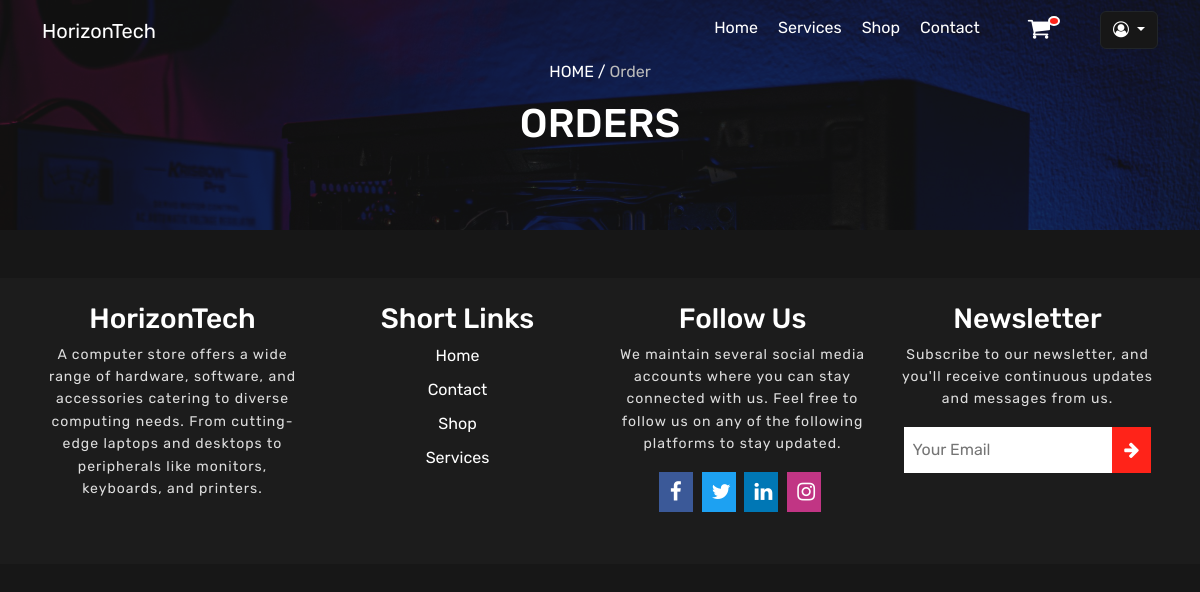
The page /orders.php (signed in) on the database as committed earlier.
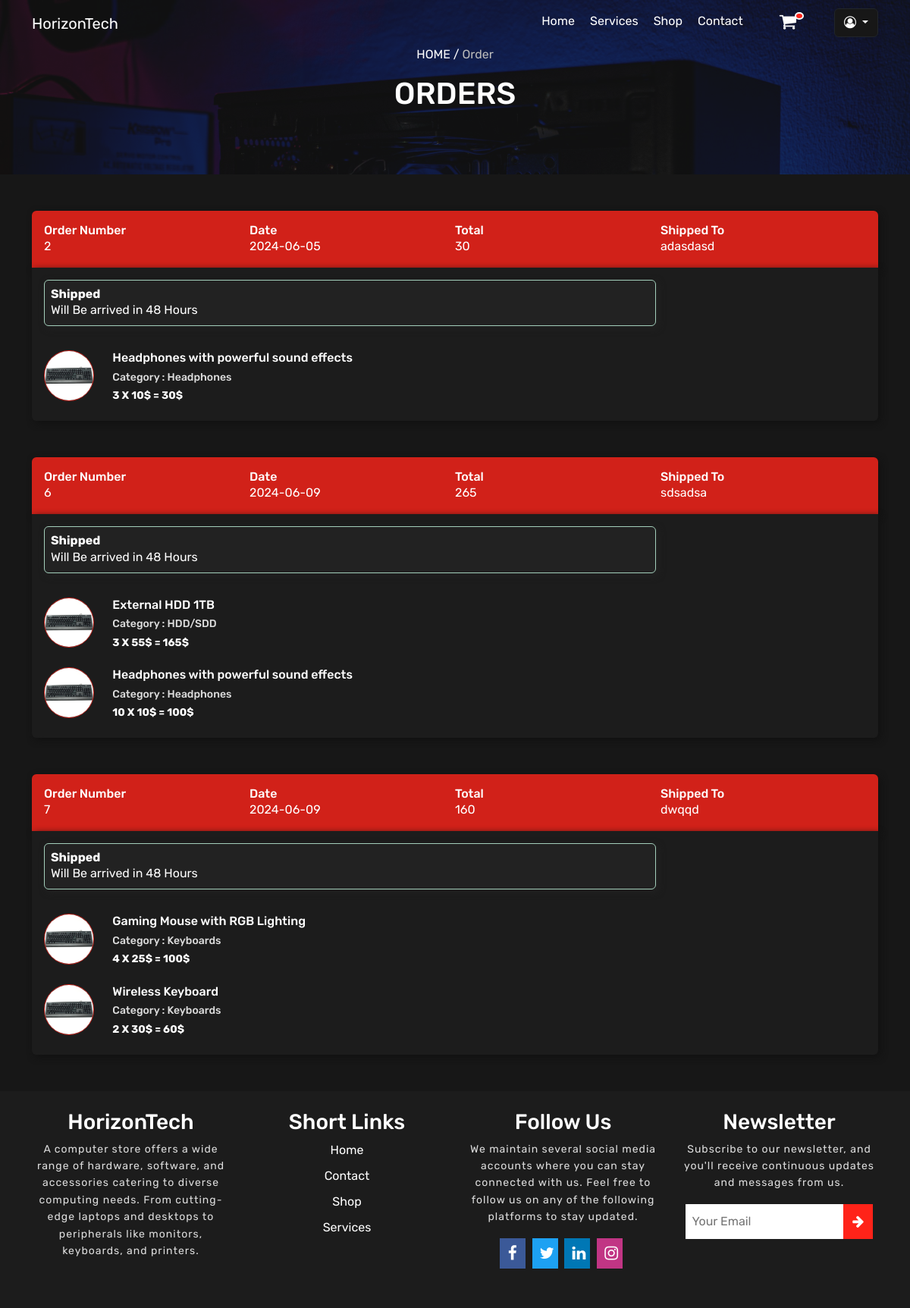
The same page on the database as committed later.
### tables this page shows
CREATE TABLE `orders` (
  `id` int(11) NOT NULL,
  `usr_id` int(11) NOT NULL,
  `is_complete` tinyint(1) NOT NULL DEFAULT 0,
  `date_order` date NOT NULL DEFAULT current_timestamp(),
  `address` varchar(255) NOT NULL
);

CREATE TABLE `order_product` (
  `id` int(11) NOT NULL,
  `order_id` int(11) NOT NULL,
  `product_id` int(11) NOT NULL,
  `quantity` int(11) NOT NULL,
  `user_id` int(11) NOT NULL
);

CREATE TABLE `product` (
  `id` int(11) NOT NULL,
  `name` varchar(255) NOT NULL,
  `price` double NOT NULL,
  `manufacturer` varchar(255) NOT NULL,
  `description` text NOT NULL,
  `cat_id` int(11) DEFAULT NULL,
  `date_added` date NOT NULL DEFAULT current_timestamp(),
  `tag` varchar(255) NOT NULL,
  `quantity` int(11) NOT NULL DEFAULT 0,
  `quantity_aval` int(11) NOT NULL DEFAULT 0
);

CREATE TABLE `category` (
  `id` int(11) NOT NULL,
  `name` varchar(255) DEFAULT NULL,
  `description` text NOT NULL
);

### php/functions/show_orders.php (called while the page is built, shortened)
<?php
function get_orders(){
    $usr_id = $_SESSION['user_id'];
    global $conn;
    $sql = "SELECT * FROM orders WHERE usr_id=$usr_id";
    $result = $conn->query($sql);
    return $result;
}
function get_price_product($id){
    global $conn;
    $sql = "SELECT * FROM product WHERE id=$id";
    $result = $conn->query($sql);
    $row = $result->fetch_assoc();
    return $row['price'];
}
function get_order_products($id){
    $sql = "SELECT * FROM order_product WHERE order_id=$id";
    global $conn;
    $result = $conn->query($sql);
    return $result;
}
function get_category_by_id($id){
    global $conn;
    $sql = "SELECT * FROM category WHERE id = $id";
    $result = $conn->query($sql);
    $row = $result->fetch_assoc();
    return $row['name'];
}
function get_product_info($id){
    global $conn;
    $sql = "SELECT * FROM product WHERE id=$id";
    $result = $conn->query($sql);
    $row = $result->fetch_assoc();
    return $row;
}

### php/functions/shop_show_products.php (called while the page is built, shortened)
<?php
    function get_images_product($id){
       $sql = "SELECT * FROM images_product WHERE product_id = $id";
       global $conn;
       $result = $conn->query($sql);
       $images = array();
       return $images;
    }

### orders.php (the view, shortened to what this page needs)
<?php
include('php/header.php');
?>
<section class="branch-wlc">
    <div>
        <p class="w-100"><a class="link-page" href="">HOME</a> / <span>Order</span></p>
        <h1 class="w-100">ORDERS </h1>
    </div>
    <div class="overlay"></div>
</section>
<div class="container orders mt-3 mt-md-5">
    <div class="row">
        <?php
        include('php/functions/show_orders.php');
        include('php/functions/shop_show_products.php');
        $result = get_orders();
        while ($row = $result->fetch_assoc()) {
            ?>
            <div class="col-12">
                <div class="list-group mb-5">
                    <div class="list-group-item p-3"
                         style="position: relative;background:var(--main-color-low-opacity);border:none;">
                        <div class="row w-100 no-gutters">
                            <div class="col-6 col-md">
                                <h6 class="text-charcoal mb-0 w-100">Order Number</h6>
                                <p href=""
                                   class="text-pebble mb-0 w-100 mb-2 mb-md-0"><?php echo $row['id']; ?></p>
                            </div>
                            <div class="col-6 col-md">
                                <h6 class="text-charcoal mb-0 w-100">Date</h6>
                                <p class="text-pebble mb-0 w-100 mb-2 mb-md-0"><?php echo $row['date_order']; ?></p>
                            </div>
                            <div class="col-6 col-md">
                                <h6 class="text-charcoal mb-0 w-100">Total</h6>
                                <p class="text-pebble mb-0 w-100 mb-2 mb-md-0">
                                    <?php
                                    $orderId = $row['id'];
                                    $result2 = get_order_products($orderId);
                                    $price = 0;
                                    while ($row_price = $result2->fetch_assoc()) {
                                        $price = $price + get_price_product($row_price['product_id']) * $row_price['quantity'];
                                    }
                                    echo $price;
                                    ?>
                                </p>
                            </div>
                            <div class="col-6 col-md">
                                <h6 class="text-charcoal mb-0 w-100">Shipped To</h6>
                                <p class="text-pebble mb-0 w-100 mb-2 mb-md-0"><?php echo isset($row['address']) ? $row['address'] : ""; ?></p>
                            </div>
                        </div>
                    </div>
                    <div class="list-group-item p-3" style="">
                        <div class="row no-gutters">
                            <div class="col-12 col-md-9 pr-0 pr-md-3 mb-3">
                                <div class="alert p-2 alert-success w-100 mb-0"
                                     style="background:#222;box-shadow:3px 3px 10px #222;">
                                    <h6 class="text-green mb-0"><b>Shipped</b></h6>
                                    <p class="hidden-sm-down mb-0">Will Be arrived in 48 Hours</p>
                                </div>
                            </div>
                            <?php
                            $default_path_image = "images/keyboards/2.jpg";
                            $result3 = get_order_products($orderId);
                            while ($row2 = $result3->fetch_assoc()) {
                                $productId = $row2['product_id'];
                                $row_product = get_product_info($productId);
                                $images = get_images_product($row_product['id']);
                                $image_path = count($images) > 0 ? 'images/' . $images[0] : $default_path_image;
                                ?>
                                <div class="row no-gutters mt-3">
                                    <div class="col-3 col-md-1">
                                        <img class="img-fluid pr-3"
                                             style="border-radius:50%;border:1px solid var(--main-color-low-opacity);"
                                             src="<?php echo $image_path; ?>" alt="">
                                    </div>
                                    <div class="col-9 col-md-8 pr-0 pr-md-3">
                                        <h6 class="text-charcoal mb-2 ">
                                            <a href="" class="text-charcoal"><?php echo $row_product['name']; ?></a>
                                        </h6>
                                        <h6 style="font-size:14px;color:#ddd;">Category
                                            : <?php echo get_category_by_id($row_product['cat_id']) ?></h6>
                                        <h6 class="mb-0 mb-md-2" style="font-size:14px;color:#ddd;"><b>
                                                <?php
                                                $res_price = $row2['quantity'] * $row_product['price'];
                                                echo $row2['quantity'] . " X " . $row_product['price'] . '$' . " = " . $res_price . '$';
                                                ?>
                                            </b></h6>
                                    </div>
                                </div>
                                <?php
                            }
                            ?>
                        </div>
                    </div>
                </div>
            </div>
        <?php } ?>
    </div>
</div>
<?php include('php/footer.php'); ?>

### php/header.php (shortened to what this page needs)
<!DOCTYPE html>
<html lang="en">
<head>
    <link rel="stylesheet" href="./css/bootstrap.css">
    <link rel="stylesheet" href="./css/font-awesome.css">
    <link rel="stylesheet" href="./css/style.css">
</head>
<body>
<header class="landing-header fixed-top">
    <nav class="navbar align-items-center navbar-expand-lg ">
        <div class="container">
            <a href="index.php" class="navbar-brand">HorizonTech</a>
            <div class="collapse navbar-collapse" id="collapseNav">
                <ul class="navbar-nav  ms-auto mt-2">
                    <li class="navbar-item"><a href="index.php#" class="navbar-link">Home</a></li>
                    <li class="navbar-item"><a href="index.php#section-services" class="navbar-link">Services</a></li>
                    <li class="navbar-item"><a href="index.php#section-products" class="navbar-link">Shop</a></li>
                    <li class="navbar-item"><a href="index.php#section-contact" class="navbar-link">Contact</a></li>
                    <li class="navbar-item ms-md-5 shopping-cart-icon"><a href="cart.php" class="navbar-link"><i class="fa fa-shopping-cart">
                                <span>0</span>
                            </i></a></li>
                    <?php
                    if(isset($_SESSION['username'])){
                        ?>
                        <li class="nav-item dropdown justify-content-center" style="margin-left:50px;bottom:5px;">
                            <button class="btn btn-dark dropdown-toggle" style="background-color:var(--second-color);" data-bs-toggle="dropdown" aria-expanded="">
                                <i class="fa fa-user-circle-o"></i>
                            </button>
                        </li>
                        <?php
                    }
                    ?>
                </ul>
            </div>
        </div>
    </nav>
</header>

### php/footer.php (shortened to what this page needs)
<section class="section-footer pt-4 pb-5">
        <div class="container">
            <div class="row">
                <div class="col-lg-3 col-md-6 text-center">
                    <h3>HorizonTech</h3>
                    <p>
A computer store offers a wide range of hardware, software, and accessories catering to diverse computing needs. From cutting-edge laptops and desktops to peripherals like monitors, keyboards, and printers.</p>
                </div>
                <div class="col-lg-3 col-md-6 text-center">
                    <h3 class="text-center">Short Links</h3>
                    <div class="footer-links"><a href="">Home</a></div>
                    <div class="footer-links"><a href="">Contact</a></div>
                    <div class="footer-links"><a href="">Shop</a></div>
                    <div class="footer-links"><a href="">Services</a></div>
                </div>
                <div class="col-lg-3 col-md-6 text-center">
                    <h3>Follow Us</h3>
                    <p>We maintain several social media accounts where you can stay connected with us. Feel free to follow us on any of the following platforms to stay updated.</p>
                    <div class="footer-social-icons ">
                        <a href=""><i class="fa fa-facebook"></i></a>
                        <a href=""><i class="fa fa-twitter"></i></a>
                        <a href=""><i class="fa fa-linkedin"></i></a>
                        <a href=""><i class="fa fa-instagram"></i></a>
                    </div>
                </div>
                <div class="col-lg-3 col-md-6 text-center">
                    <h3>Newsletter</h3>
                    <p>Subscribe to our newsletter, and you'll receive continuous updates and messages from us. </p>
                    <form action="" class="d-flex justify-content-center">
                        <input type="text" placeholder="Your Email" class="">
                        <button><i class="fa fa-arrow-right"></i></button>
                    </form>
                </div>
            </div>
        </div>
    </section>

### css/style.css (style rules this page uses)
:root { --main-color:rgb(255, 35, 25); --main-color-low-opacity:rgba(255, 35, 25,.8) ; --second-color:hsl(0, 0%, 9%); --third-color:hsl(0,0%,11%); --fourth-color:hsl(0,0%,12%); }
* { color:#fff; font-family: "Rubik", sans-serif; }
body { background:var(--second-color) !important; }
section { background:#333; }
.landing-header { background: transparent; }
.landing-header .navbar-brand { color:#fff; transition: all .5s; }
.landing-header .navbar-item { margin-left:20px; }
.link-page { color:#fff; text-decoration: none; transition: all .5s; }
.landing-header .navbar-item a , .section-footer .footer-links a { color:#fff; text-decoration: none; transition: all .5s; }
.landing-header .shopping-cart-icon i { font-size:1.5rem; position: relative; transition: all .5s ; }
.landing-header .shopping-cart-icon span { font-size:0.5rem; background: var(--main-color); border-radius: 50%; border:2px solid #fff; padding:3px 4px; text-align: center; position: absolute; top:0; right:-10px; }
.overlay,.section-stats .overlay { position: absolute; left: 0; top: 0; width: 100%; height: 100%; z-index: 1; background: var(--second-color); opacity: .7; }
.section-services .col-lg-4 > div p,.section-why-choose-us .col-lg-6 > div:last-child p,.section-footer p { font-size:14px; color:#ddd; letter-spacing: 1px; line-height:1.6; transition: all .5s; }
.section-footer { background: var(--third-color); }
.section-footer .footer-links { margin-bottom:10px; text-align: center; transition: all .3s ease-in-out; }
.section-footer .footer-links a { display:inline-block; }
.section-footer .footer-social-icons i { font-size:1.3rem; padding:10px; width:13%; text-align: center; margin-right: 5px; transition: all .25s ease-in-out; }
.section-footer .fa-facebook { background: #3b5998; }
.section-footer .fa-instagram { background:#c13584; }
.section-footer .fa-linkedin { background:#0077b5; }
.section-footer .fa-twitter { background:#1da1f2; }
.section-footer form input { box-shadow:none; width:80%; outline: none; color:#111; border:1px solid #fff; padding-left:8px; transition: all .15s ease-in-out; }
.section-footer form button { border:none; background:var(--main-color); color:#fff; font-size:1.1rem; padding:10px; width: 15%; }
.branch-wlc { background:url("../images/6.jpg"); text-align:center; background-size:cover; height:230px; position: relative; }
.branch-wlc > div:first-child { padding-top:60px; z-index:1000; position: relative; }
.branch-wlc span { color:#bbb; }
.orders .list-group-item { background: var(--third-color) ; border: none; box-shadow:3px 3px 10px #111; }
.orders a { color:#fff; text-decoration: none; transition: all .3s; }
.orders img { transition: all .2s ease-out; }
* { margin: 0; padding: 0; }

Rows that differ between the two databases and show on the page:
added orders: id "2", date_order "2024-06-05", price "30", address "adasdasd"
added order_product: product.name "Headphones with powerful sound effects", product.name "Headphones", quantity "3", product.price "10", quantity.price "30", shown under "2"
added orders: id "6", date_order "2024-06-09", price "265", address "sdsadsa"
added order_product: product.name "External HDD 1TB", product.name "HDD/SDD", quantity "3", product.price "55", quantity.price "165", shown under "6"
added order_product: product.name "Headphones with powerful sound effects", product.name "Headphones", quantity "10", product.price "10", quantity.price "100", shown under "6"
added orders: id "7", date_order "2024-06-09", price "160", address "dwqqd"
added order_product: product.name "Gaming Mouse with RGB Lighting", product.name "Keyboards", quantity "4", product.price "25", quantity.price "100", shown under "7"
added order_product: product.name "Wireless Keyboard", product.name "Keyboards", quantity "2", product.price "30", quantity.price "60", shown under "7"
